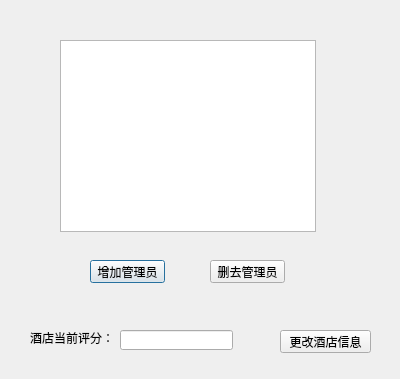
<?xml version="1.0" encoding="UTF-8"?>
<ui version="4.0">
 <class>HotelDialog</class>
 <widget class="QDialog" name="HotelDialog">
  <property name="geometry">
   <rect>
    <x>0</x>
    <y>0</y>
    <width>400</width>
    <height>379</height>
   </rect>
  </property>
  <property name="windowTitle">
   <string>Dialog</string>
  </property>
  <widget class="QPushButton" name="pushButton">
   <property name="geometry">
    <rect>
     <x>90</x>
     <y>260</y>
     <width>75</width>
     <height>23</height>
    </rect>
   </property>
   <property name="text">
    <string>增加管理员</string>
   </property>
  </widget>
  <widget class="QTableWidget" name="tableWidget">
   <property name="geometry">
    <rect>
     <x>60</x>
     <y>40</y>
     <width>256</width>
     <height>192</height>
    </rect>
   </property>
  </widget>
  <widget class="QPushButton" name="pushButton_2">
   <property name="geometry">
    <rect>
     <x>210</x>
     <y>260</y>
     <width>75</width>
     <height>23</height>
    </rect>
   </property>
   <property name="text">
    <string>删去管理员</string>
   </property>
  </widget>
  <widget class="QPushButton" name="pushButton_3">
   <property name="geometry">
    <rect>
     <x>280</x>
     <y>330</y>
     <width>91</width>
     <height>23</height>
    </rect>
   </property>
   <property name="text">
    <string>更改酒店信息</string>
   </property>
  </widget>
  <widget class="QLineEdit" name="lineEdit">
   <property name="geometry">
    <rect>
     <x>120</x>
     <y>330</y>
     <width>113</width>
     <height>20</height>
    </rect>
   </property>
  </widget>
  <widget class="QLabel" name="label">
   <property name="geometry">
    <rect>
     <x>30</x>
     <y>330</y>
     <width>81</width>
     <height>16</height>
    </rect>
   </property>
   <property name="text">
    <string>酒店当前评分：</string>
   </property>
  </widget>
 </widget>
 <resources/>
 <connections/>
</ui>
